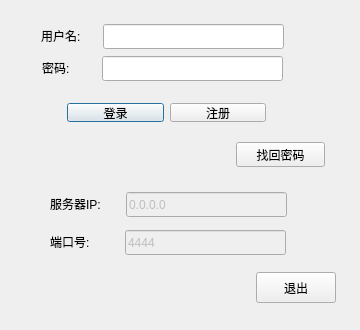
<?xml version="1.0" encoding="UTF-8"?>
<ui version="4.0">
 <class>loginDialog</class>
 <widget class="QDialog" name="loginDialog">
  <property name="geometry">
   <rect>
    <x>0</x>
    <y>0</y>
    <width>360</width>
    <height>330</height>
   </rect>
  </property>
  <property name="windowTitle">
   <string>loginDialog</string>
  </property>
  <widget class="QLineEdit" name="port">
   <property name="enabled">
    <bool>false</bool>
   </property>
   <property name="geometry">
    <rect>
     <x>125</x>
     <y>230</y>
     <width>161</width>
     <height>25</height>
    </rect>
   </property>
   <property name="text">
    <string>4444</string>
   </property>
  </widget>
  <widget class="QWidget" name="layoutWidget">
   <property name="geometry">
    <rect>
     <x>56</x>
     <y>92</y>
     <width>221</width>
     <height>41</height>
    </rect>
   </property>
   <layout class="QHBoxLayout" name="horizontalLayout">
    <item>
     <widget class="QPushButton" name="pb_login">
      <property name="text">
       <string>登录</string>
      </property>
     </widget>
    </item>
    <item>
     <widget class="QPushButton" name="log_register">
      <property name="text">
       <string>注册</string>
      </property>
      <property name="autoDefault">
       <bool>false</bool>
      </property>
     </widget>
    </item>
   </layout>
  </widget>
  <widget class="QPushButton" name="passwd_find">
   <property name="geometry">
    <rect>
     <x>236</x>
     <y>142</y>
     <width>89</width>
     <height>25</height>
    </rect>
   </property>
   <property name="text">
    <string>找回密码</string>
   </property>
   <property name="autoDefault">
    <bool>false</bool>
   </property>
  </widget>
  <widget class="QLabel" name="label_3">
   <property name="geometry">
    <rect>
     <x>50</x>
     <y>192</y>
     <width>62</width>
     <height>23</height>
    </rect>
   </property>
   <property name="text">
    <string>服务器IP:</string>
   </property>
  </widget>
  <widget class="QLineEdit" name="ipaddress">
   <property name="enabled">
    <bool>false</bool>
   </property>
   <property name="geometry">
    <rect>
     <x>126</x>
     <y>192</y>
     <width>161</width>
     <height>25</height>
    </rect>
   </property>
   <property name="text">
    <string>0.0.0.0</string>
   </property>
  </widget>
  <widget class="QPushButton" name="pb_cancel">
   <property name="geometry">
    <rect>
     <x>256</x>
     <y>272</y>
     <width>80</width>
     <height>31</height>
    </rect>
   </property>
   <property name="text">
    <string>退出</string>
   </property>
   <property name="autoDefault">
    <bool>false</bool>
   </property>
  </widget>
  <widget class="QLabel" name="label">
   <property name="geometry">
    <rect>
     <x>41</x>
     <y>24</y>
     <width>49</width>
     <height>23</height>
    </rect>
   </property>
   <property name="text">
    <string>用户名:</string>
   </property>
  </widget>
  <widget class="QLineEdit" name="username">
   <property name="geometry">
    <rect>
     <x>103</x>
     <y>24</y>
     <width>181</width>
     <height>25</height>
    </rect>
   </property>
   <property name="maxLength">
    <number>18</number>
   </property>
  </widget>
  <widget class="QLabel" name="label_2">
   <property name="geometry">
    <rect>
     <x>42</x>
     <y>56</y>
     <width>34</width>
     <height>23</height>
    </rect>
   </property>
   <property name="text">
    <string>密码:</string>
   </property>
  </widget>
  <widget class="QLineEdit" name="passwd">
   <property name="geometry">
    <rect>
     <x>102</x>
     <y>56</y>
     <width>181</width>
     <height>25</height>
    </rect>
   </property>
   <property name="cursor">
    <cursorShape>IBeamCursor</cursorShape>
   </property>
   <property name="maxLength">
    <number>15</number>
   </property>
   <property name="frame">
    <bool>true</bool>
   </property>
   <property name="echoMode">
    <enum>QLineEdit::Password</enum>
   </property>
  </widget>
  <widget class="QLabel" name="label_4">
   <property name="geometry">
    <rect>
     <x>50</x>
     <y>230</y>
     <width>49</width>
     <height>23</height>
    </rect>
   </property>
   <property name="text">
    <string>端口号:</string>
   </property>
  </widget>
 </widget>
 <layoutdefault spacing="6" margin="11"/>
 <resources/>
 <connections/>
</ui>
